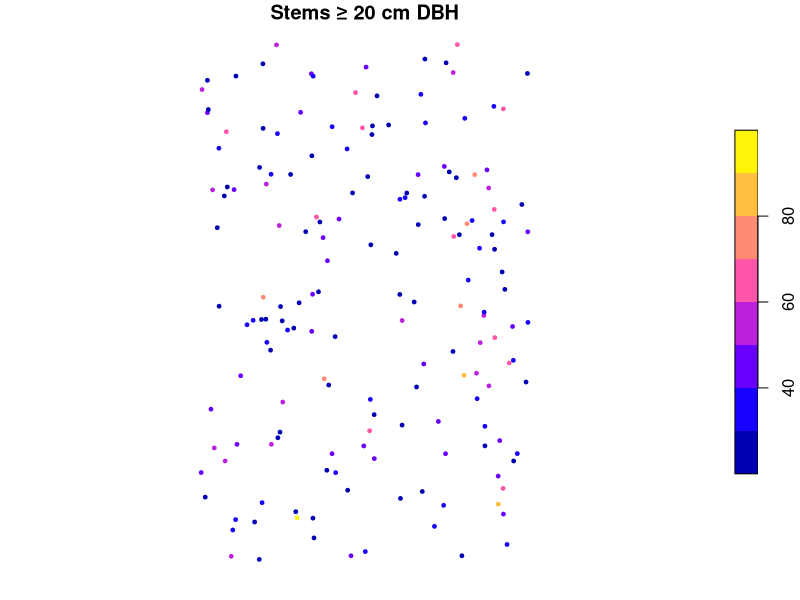

R code for this plot:
## ---- chunk 1
library(sf)
library(terra)
library(dplyr)
## ---- chunk 2
stems <- read.csv("data/scbi_stems.csv")
str(stems)
## ---- chunk 3
summary(stems[, c("dbh", "gx", "gy")])

stems |>
  group_by(genus) |>
  summarise(n = n(), mean_dbh = round(mean(dbh), 1)) |>
  arrange(desc(n)) |>
  head(8)
## ---- chunk 4
stems_sf <- st_as_sf(stems, coords = c("lon", "lat"), crs = 4326)
stems_sf
## ---- chunk 5
canopy <- stems_sf[stems_sf$dbh >= 20, ]
plot(canopy["dbh"], pch = 19, cex = 0.5, main = "Stems ≥ 20 cm DBH")
## ---- chunk 6
st_crs(stems_sf)$epsg              # 4326: the layer knows its CRS
st_bbox(stems_sf)                  # does the extent sit where you expect?
